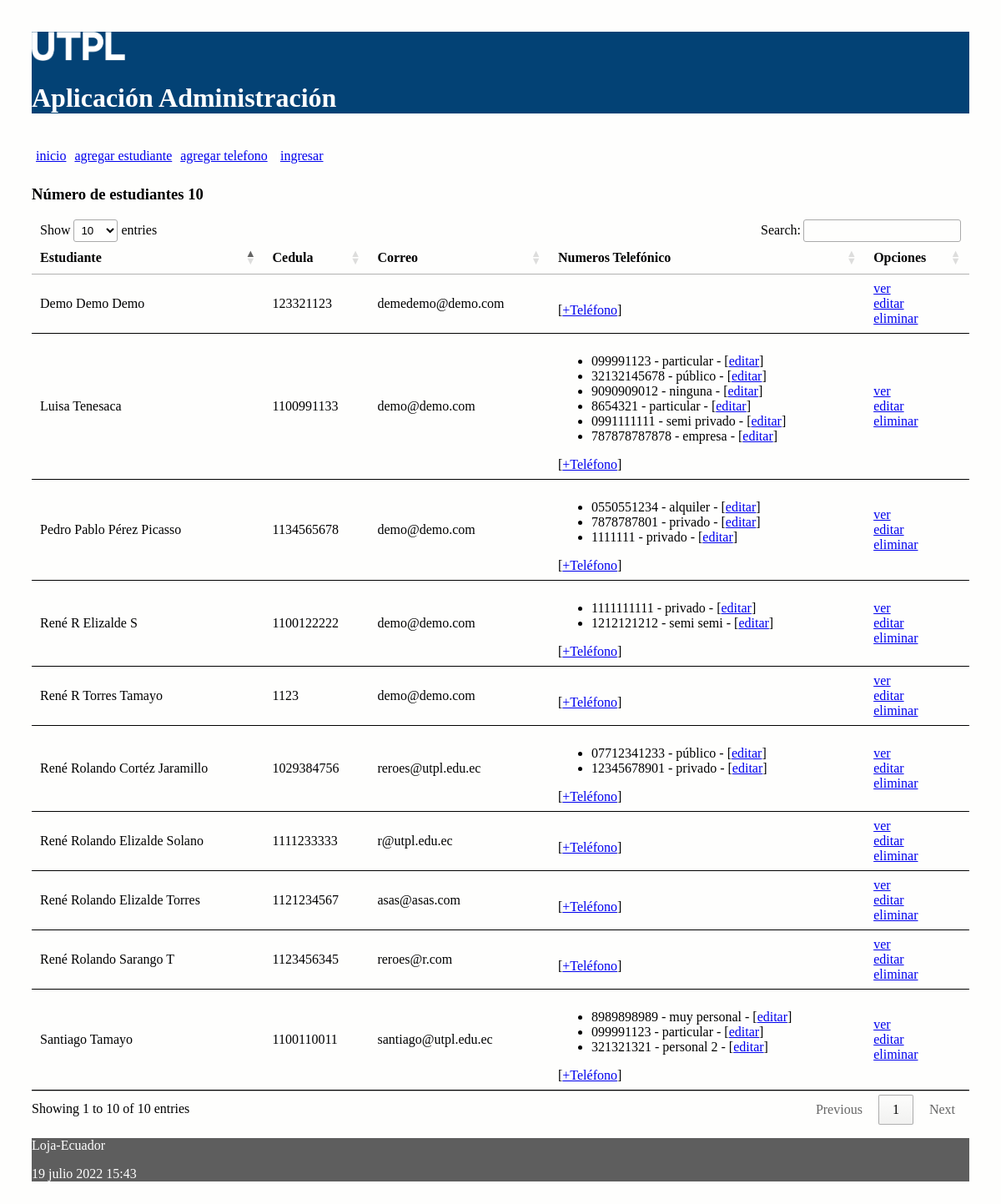
The page / on the database its author committed.
### administrativo/models.py (models this page shows, shortened)
class Estudiante(models.Model):
    nombre = models.CharField(max_length=30)
    apellido = models.CharField(max_length=30)
    cedula = models.CharField(max_length=30, unique=True)
    correo = models.EmailField()

class NumeroTelefonico(models.Model):
    telefono = models.CharField(max_length=100)
    tipo = models.CharField(max_length=100)
    estudiante = models.ForeignKey(Estudiante, on_delete=models.CASCADE,
            related_name="numeros_telefonicos")

### administrativo/views.py (the view)
# urls.py: path('', views.index, name='index'),
def index(request):
    estudiantes = Estudiante.objects.all()
    informacion_template = {'estudiantes': estudiantes, 'numero_estudiantes': len(estudiantes)}
    return render(request, 'index.html', informacion_template)

### administrativo/templates/index.html (shortened to what this page needs)
{% extends "master.html" %}
{% block content %}
<h3>Número de estudiantes {{ numero_estudiantes }}</h3>
<table id="tabla_datos">
  <thead>
    <tr>
      <th>Estudiante</th>
      <th>Cedula</th>
      <th>Correo</th>
      <th>Numeros Telefónico </th>
      <th>Opciones</th>
    </tr>
  </thead>
  {% for e in estudiantes %}
  <tr>
    <td> {{e.nombre}} {{e.apellido}}</td>
    <td> {{e.cedula}}</td>
    <td> {{e.correo}}</td>
    <td>
      <ul>
        {% for t in e.numeros_telefonicos.all %}
          <li>
            <span>{{t.telefono}} - {{t.tipo}} - [<a href="{% url 'editar_numero_telefonico' t.id %}">editar</a>] </span>
          </li>
        {% endfor %}
      </ul>
        [<a href="{% url 'crear_numero_telefonico_estudiante' e.id%}">+Teléfono</a>]
    </td>
    <td> <a href="{% url 'obtener_estudiante' e.id %}">ver</a> <br>
      <a href="{% url 'editar_estudiante' e.id %}">editar</a> <br>
      <a href="{% url 'eliminar_estudiante' e.id %}"
      onclick="return confirm('¿Está seguro de la eliminación?')" >
      eliminar</a>
    </td>
  </tr>
  {% endfor %}
</table>
{% endblock %}

### administrativo/templates/master.html (shortened to what this page needs)
<!DOCTYPE html>
<html>
  <head>
    {% load static %}
    <link rel="stylesheet" type="text/css" href="{% static 'css/estilos.css' %}">
    <link rel="stylesheet" type="text/css" href="https://cdn.datatables.net/1.10.25/css/jquery.dataTables.min.css">
  </head>
  <body>
  <header>
    <img src="{% static 'images/logo.png' %}" height="10%" width="10%" alt="My image">
    <h1>Aplicación Administración </h1>
    <nav class="top_menu">
      <ul>
        <li><a href="{% url 'index' %}">inicio</a></li>
        <li><a href="{% url 'crear_estudiante' %}">agregar estudiante</a></li>
        <li><a href="{% url 'crear_numero_telefonico' %}">agregar telefono</a></li>
        {% if user.is_authenticated %}
          <li><a href="{% url 'logout_view' %}">salir</a></li>
        {% else %}
          <li>[<a href="{% url 'login' %}">ingresar</a>]</li>
        {% endif %}
      </ul>
    </nav>
  </header>
  <section>
      {% block content %}
      {% endblock %}
  </section>
    <footer>
      <p>Loja-Ecuador</p>
      <p>{% now "j F Y H:i" %}</p>
    </footer>
  </body>
</html>

### administrativo/static/css/estilos.css (style rules this page uses)
body { background: #FEFEFD; padding: 30px; }
header { background: #034275; color: #FFF; }
section { width: 100%; }
th, td { padding: 15px; border-bottom: 1px solid black; }
.top_menu ul { list-style:none; float:left; padding: 5px; width:95%; }
.top_menu ul li { float:left; margin-right:10px; margin-bottom:5px; text: #FFF; }
footer { background: #5E5E5E; color: #FFF; }

### rows shown on the page
Estudiante: nombre "Luisa", apellido "Tenesaca", cedula "1100991133", correo "demo@demo.com"
NumeroTelefonico: telefono "099991123", tipo "particular"
NumeroTelefonico: telefono "32132145678", tipo "público"
NumeroTelefonico: telefono "9090909012", tipo "ninguna"
NumeroTelefonico: telefono "8654321", tipo "particular"
NumeroTelefonico: telefono "0991111111", tipo "semi privado"
NumeroTelefonico: telefono "787878787878", tipo "empresa"
Estudiante: nombre "Pedro Pablo", apellido "Pérez Picasso", cedula "1134565678", correo "demo@demo.com"
NumeroTelefonico: telefono "0550551234", tipo "alquiler"
NumeroTelefonico: telefono "7878787801", tipo "privado"
NumeroTelefonico: telefono "1111111", tipo "privado"
Estudiante: nombre "René R", apellido "Elizalde S", cedula "1100122222", correo "demo@demo.com"
NumeroTelefonico: telefono "1111111111", tipo "privado"
NumeroTelefonico: telefono "1212121212", tipo "semi semi"
Estudiante: nombre "René R", apellido "Torres Tamayo", cedula "1123", correo "demo@demo.com"
Estudiante: nombre "René Rolando", apellido "Elizalde Torres", cedula "1121234567", correo "asas@asas.com"
Estudiante: nombre "René Rolando", apellido "Sarango T", cedula "1123456345", correo "reroes@r.com"
Estudiante: nombre "René Rolando", apellido "Cortéz Jaramillo", cedula "1029384756", correo "reroes@utpl.edu.ec"
NumeroTelefonico: telefono "07712341233", tipo "público"
NumeroTelefonico: telefono "12345678901", tipo "privado"
Estudiante: nombre "René Rolando", apellido "Elizalde Solano", cedula "1111233333", correo "r@utpl.edu.ec"
Estudiante: nombre "Santiago", apellido "Tamayo", cedula "1100110011", correo "santiago@utpl.edu.ec"
NumeroTelefonico: telefono "8989898989", tipo "muy personal"
NumeroTelefonico: telefono "099991123", tipo "particular"
NumeroTelefonico: telefono "321321321", tipo "personal 2"
Estudiante: nombre "Demo", apellido "Demo Demo", cedula "123321123", correo "demedemo@demo.com"

### other values the page prints
{{ numero_estudiantes }} "10"
